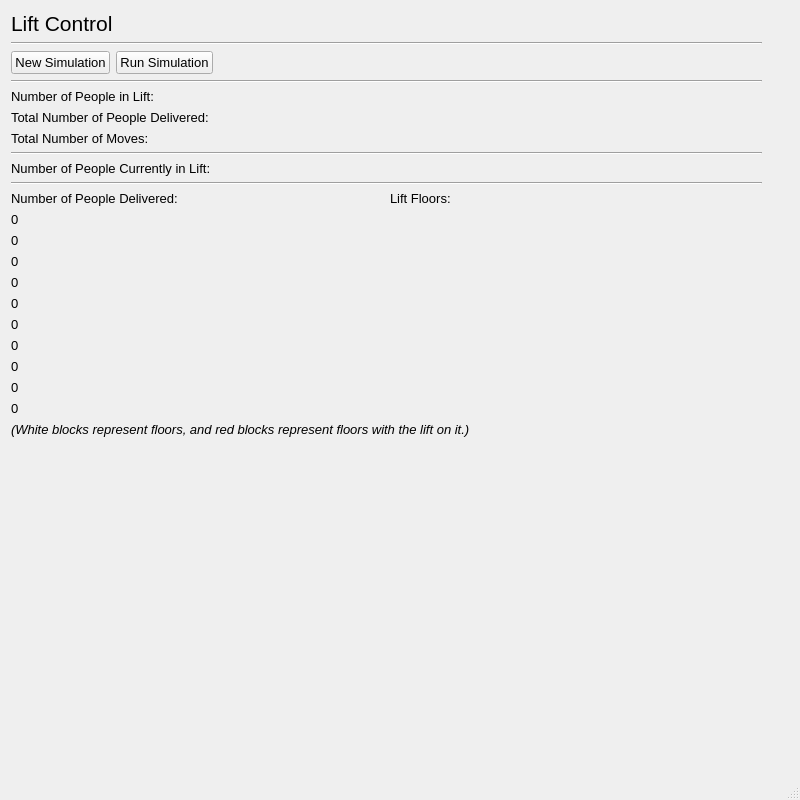
<?xml version="1.0" encoding="UTF-8"?>
<ui version="4.0">
 <class>mwindow_lift_control</class>
 <widget class="QMainWindow" name="mwindow_lift_control">
  <property name="geometry">
   <rect>
    <x>0</x>
    <y>0</y>
    <width>800</width>
    <height>800</height>
   </rect>
  </property>
  <property name="font">
   <font>
    <family>Arial</family>
    <pointsize>10</pointsize>
   </font>
  </property>
  <property name="windowTitle">
   <string>Lift Control</string>
  </property>
  <widget class="QWidget" name="central_widget">
   <widget class="QWidget" name="layoutWidget">
    <property name="geometry">
     <rect>
      <x>11</x>
      <y>11</y>
      <width>751</width>
      <height>751</height>
     </rect>
    </property>
    <layout class="QVBoxLayout" name="vert_layout_lift_control">
     <item>
      <widget class="QLabel" name="lbl_lift_control">
       <property name="font">
        <font>
         <pointsize>16</pointsize>
         <weight>50</weight>
         <bold>false</bold>
        </font>
       </property>
       <property name="text">
        <string>Lift Control</string>
       </property>
      </widget>
     </item>
     <item>
      <widget class="Line" name="hori_line_lift_control">
       <property name="orientation">
        <enum>Qt::Horizontal</enum>
       </property>
      </widget>
     </item>
     <item>
      <layout class="QHBoxLayout" name="hori_layout_nav">
       <item alignment="Qt::AlignLeft">
        <widget class="QPushButton" name="btn_new_sim">
         <property name="text">
          <string>New Simulation</string>
         </property>
        </widget>
       </item>
       <item alignment="Qt::AlignLeft">
        <widget class="QPushButton" name="btn_run_sim">
         <property name="text">
          <string>Run Simulation</string>
         </property>
        </widget>
       </item>
       <item>
        <spacer name="hori_spacer_nav">
         <property name="orientation">
          <enum>Qt::Horizontal</enum>
         </property>
         <property name="sizeHint" stdset="0">
          <size>
           <width>40</width>
           <height>20</height>
          </size>
         </property>
        </spacer>
       </item>
      </layout>
     </item>
     <item>
      <widget class="Line" name="hori_line_nav">
       <property name="orientation">
        <enum>Qt::Horizontal</enum>
       </property>
      </widget>
     </item>
     <item>
      <widget class="QLabel" name="lbl_num_in_lift">
       <property name="text">
        <string>Number of People in Lift: </string>
       </property>
      </widget>
     </item>
     <item>
      <widget class="QLabel" name="lbl_total_delivered">
       <property name="text">
        <string>Total Number of People Delivered:</string>
       </property>
      </widget>
     </item>
     <item>
      <widget class="QLabel" name="lbl_total_moves">
       <property name="text">
        <string>Total Number of Moves:</string>
       </property>
      </widget>
     </item>
     <item>
      <widget class="Line" name="hori_line_summary">
       <property name="orientation">
        <enum>Qt::Horizontal</enum>
       </property>
      </widget>
     </item>
     <item>
      <widget class="QLabel" name="lbl_num_in_lift_2">
       <property name="text">
        <string>Number of People Currently in Lift:</string>
       </property>
      </widget>
     </item>
     <item>
      <widget class="Line" name="hori_line_status">
       <property name="orientation">
        <enum>Qt::Horizontal</enum>
       </property>
      </widget>
     </item>
     <item>
      <layout class="QGridLayout" name="grid_layout_sim">
       <item row="1" column="0">
        <widget class="QLabel" name="lbl_floor1">
         <property name="text">
          <string>0</string>
         </property>
        </widget>
       </item>
       <item row="4" column="0">
        <widget class="QLabel" name="lbl_floor4">
         <property name="text">
          <string>0</string>
         </property>
        </widget>
       </item>
       <item row="8" column="0">
        <widget class="QLabel" name="lbl_floor8">
         <property name="text">
          <string>0</string>
         </property>
        </widget>
       </item>
       <item row="3" column="0">
        <widget class="QLabel" name="lbl_floor3">
         <property name="text">
          <string>0</string>
         </property>
        </widget>
       </item>
       <item row="6" column="0">
        <widget class="QLabel" name="lbl_floor6">
         <property name="text">
          <string>0</string>
         </property>
        </widget>
       </item>
       <item row="0" column="0">
        <widget class="QLabel" name="lbl_num_delivered">
         <property name="font">
          <font>
           <weight>50</weight>
           <bold>false</bold>
          </font>
         </property>
         <property name="text">
          <string>Number of People Delivered:</string>
         </property>
        </widget>
       </item>
       <item row="0" column="1">
        <widget class="QLabel" name="lbl_sim_placeholder">
         <property name="font">
          <font>
           <weight>50</weight>
           <bold>false</bold>
          </font>
         </property>
         <property name="text">
          <string>Lift Floors:</string>
         </property>
        </widget>
       </item>
       <item row="5" column="0">
        <widget class="QLabel" name="lbl_floor5">
         <property name="text">
          <string>0</string>
         </property>
        </widget>
       </item>
       <item row="7" column="0">
        <widget class="QLabel" name="lbl_floor7">
         <property name="text">
          <string>0</string>
         </property>
        </widget>
       </item>
       <item row="9" column="0">
        <widget class="QLabel" name="lbl_floor9">
         <property name="text">
          <string>0</string>
         </property>
        </widget>
       </item>
       <item row="2" column="0">
        <widget class="QLabel" name="lbl_floor2">
         <property name="text">
          <string>0</string>
         </property>
        </widget>
       </item>
       <item row="10" column="0">
        <widget class="QLabel" name="lbl_floor10">
         <property name="text">
          <string>0</string>
         </property>
        </widget>
       </item>
      </layout>
     </item>
     <item>
      <widget class="QLabel" name="label">
       <property name="font">
        <font>
         <italic>true</italic>
        </font>
       </property>
       <property name="text">
        <string>(White blocks represent floors, and red blocks represent floors with the lift on it.)</string>
       </property>
      </widget>
     </item>
     <item>
      <spacer name="vert_spacer">
       <property name="orientation">
        <enum>Qt::Vertical</enum>
       </property>
       <property name="sizeHint" stdset="0">
        <size>
         <width>20</width>
         <height>40</height>
        </size>
       </property>
      </spacer>
     </item>
    </layout>
   </widget>
  </widget>
  <widget class="QStatusBar" name="status_bar"/>
 </widget>
 <resources/>
 <connections/>
</ui>
